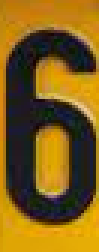
#> input picture Digits/Digit0.png, 33 x 84 px, given in place of plate.jpg, which was not available (shown 3 times larger)
$ jupyter execute 'Digits seperation.ipynb'
#> lines starting #> are read from the running program, lines starting #| are printed output that depends on the picture; after the words box and inside, x2 and y2 are one past the last pixel; in counts of white or black regions, pixels touching at a corner belong together; pictures that were not available may be replaced by others from this repository, and a replacement may not be noted
[cell 1]
import cv2
import numpy as np
from matplotlib import pyplot as plt
# %matplotlib inline

[cell 2]
img = cv2.imread("plate.jpg")
#> img is the input picture: shape (84, 33, 3); mean B, G, R 24.8, 93.9, 126.3
plt.imshow(cv2.cvtColor(img, cv2.COLOR_BGR2RGB))

[cell 3]
hsv = cv2.cvtColor(img, cv2.COLOR_BGR2HSV)
#> hsv: shape (84, 33, 3); mean H, S, V 47.2, 183.2, 130.2
blur_hsv = cv2.GaussianBlur(hsv, (11,11), cv2.BORDER_DEFAULT)
#> blur_hsv: shape (84, 33, 3); mean H, S, V 47.8, 182, 128.4
upper = np.array([40, 255, 255])
lower = np.array([20, 0, 0])
mask = cv2.inRange(blur_hsv, lower, upper)
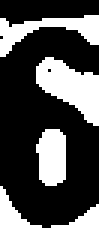
#> mask: shape (84, 33) (shown 3 times larger); 36.5% white; 4 white regions, box (x1, y1, x2, y2) and area: (0, 62, 33, 84) 395, (12, 19, 33, 42) 269, (0, 5, 33, 19) 187, (12, 43, 22, 62) 160
hsv_mask = cv2.bitwise_and(img, img, mask=mask)
# rgb = cv2.cvtColor(img, cv2.COLOR_HSV2GRAY)
plt.imshow(hsv_mask)

[cell 4]
gray = cv2.cvtColor(hsv_mask, cv2.COLOR_BGR2GRAY)
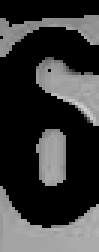
#> gray: shape (84, 33) (shown 3 times larger); min 0, max 211, mean 56.8
blur = cv2.GaussianBlur(gray, (11,11), cv2.BORDER_DEFAULT)
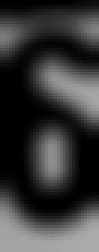
#> blur: shape (84, 33) (shown 3 times larger); min 0, max 171, mean 56.6
# contrast_enhanced = cv2.normalize(blur, None, alpha=41, beta=42, norm_type=cv2.NORM_MINMAX)
# _, binary_thresh = cv2.threshold(gray, 60, 255, cv2.THRESH_BINARY)
_, thresh = cv2.threshold(blur, 1, 255, cv2.THRESH_BINARY)
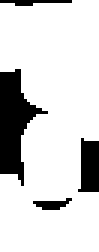
#> thresh: shape (84, 33) (shown 3 times larger); 83.4% white; 4 black regions
# [6 lines of commented-out code are left out]

plt.imshow(thresh, cmap="gray")

[cell 5]
contours, _ = cv2.findContours(thresh, cv2.RETR_EXTERNAL, cv2.CHAIN_APPROX_SIMPLE)
#> contours = 1 contour; box (x1, y1, x2, y2) and area: (0, 0, 33, 84) 2208
contour_img = img.copy()
cv2.drawContours(contour_img, contours, -1, (0, 255, 0), 1)
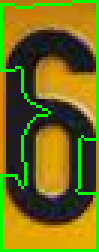
#> contour_img: shape (84, 33, 3) (shown 3 times larger); 9.63% of pixels changed, all inside (x1, y1, x2, y2) = (0, 0, 33, 84)
plt.imshow(contour_img)
img_cop = img.copy()

[cell 6]
largest_contour = max(contours, key=cv2.contourArea)
#> largest_contour = contour of 49 points, box (x1, y1, x2, y2) (0, 0, 33, 84), area 2208
x, y, w, h = cv2.boundingRect(largest_contour)
#> x = 0; y = 0; w = 33; h = 84

roi = img[y:y+h, x:x+w]
plt.imshow(cv2.cvtColor(roi, cv2.COLOR_BGR2RGB))
cv2.imwrite("closeup.png", roi)
#> Out = True

[cell 7]
roi_g = cv2.cvtColor(roi, cv2.COLOR_BGR2GRAY)
roi_b = cv2.GaussianBlur(roi_g, (11, 11), 0)
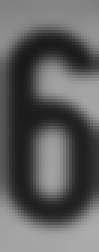
#> roi_b: shape (84, 33) (shown 3 times larger); min 25, max 172, mean 94.7
roi_thresh = cv2.adaptiveThreshold(roi_b, 255, cv2.ADAPTIVE_THRESH_MEAN_C, cv2.THRESH_BINARY_INV, 13, 8)
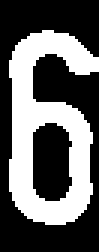
#> roi_thresh: shape (84, 33) (shown 3 times larger); 38.1% white; 1 white region
plt.imshow(roi_thresh, cmap="gray")

[cell 8]
roi_conts, _ = cv2.findContours(roi_thresh, cv2.RETR_EXTERNAL, cv2.CHAIN_APPROX_SIMPLE)
#> roi_conts = 1 contour; box (x1, y1, x2, y2) and area: (3, 10, 33, 75) 1249
roi_cop = roi.copy()
cv2.drawContours(roi_cop, roi_conts, -1, (0, 255, 0), 1)
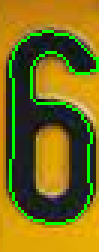
#> roi_cop: shape (84, 33, 3) (shown 3 times larger); 6.85% of pixels changed, all inside (x1, y1, x2, y2) = (3, 10, 33, 75)
plt.imshow(roi_cop)

[cell 9]
boxes = []
roi_cop = roi.copy()
increase_factor_w = 0.13
increase_factor_h = 0.3


average_area = sum(cv2.contourArea(cnt) for cnt in roi_conts) / len(roi_conts)
#> average_area = 1249
roi_conts = sorted(roi_conts, key=lambda cnt: cv2.boundingRect(cnt)[0])

for cnt in roi_conts:
    x, y, w, h = cv2.boundingRect(cnt)
    aspect_ratio = w / h
    if aspect_ratio < 0.8 and aspect_ratio > 0.2:
        cont_area = cv2.contourArea(cnt)
        if cont_area < average_area * 0.8:
            continue

        increase_width = w * increase_factor_w
        increase_height = h * increase_factor_h

        # Adjust x, y, w, h
        x = int(max(x - increase_width / 2, 0))  # Ensuring new_x doesn't go below 0
        y = int(max(y - increase_height / 2, 0))  # Ensuring new_y doesn't go below 0
        w = int(w + increase_width)
        h = int(h + increase_height)
        cont_area = cv2.contourArea(cnt)
        boxes.append((x, y, w, h))
        cv2.rectangle(roi_cop, (x, y), (x + w, y + h), (0, 255, 0), 1)
#> this loop made 1 pass
#> (x, y, w, h, aspect_ratio, increase_width, increase_height) on pass 1: (1, 0, 33, 84, 0.462, 3.9, 19.5)
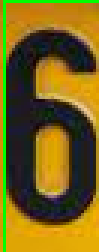
#> roi_cop: shape (84, 33, 3) (shown 3 times larger); 4.15% of pixels changed, all inside (x1, y1, x2, y2) = (1, 0, 33, 84)
#> after the loop, boxes = [(1, 0, 33, 84)]
plt.imshow(roi_cop)
average_area
#> Out = 1249

[cell 10]
for i, (x, y, w, h) in enumerate(boxes):
    cv2.imwrite(f"Digits/Digit{i}.png", roi[y:y+h, x:x+w])
#> this loop made 1 pass
#> pass 1, `cv2.imwrite(f"Digits/Digit{i}.png", roi[y:y+h, x:x+w])`:
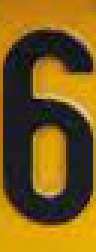
#> saved as Digit0.png: shape (84, 32, 3) (shown 3 times larger); mean B, G, R 25.3, 92.4, 123.7

$ run again, on Digits/Digit4.png
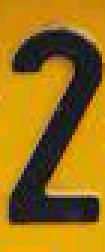
#> input picture Digits/Digit4.png, 35 x 84 px, given in place of plate.jpg, which was not available (shown 3 times larger)
#> img is the input picture: shape (84, 35, 3); mean B, G, R 22.4, 113.4, 154
#> hsv: shape (84, 35, 3); mean H, S, V 39.5, 199, 156.8
#> blur_hsv: shape (84, 35, 3); mean H, S, V 39.7, 198.5, 155.9
#> `mask = cv2.inRange(blur_hsv, lower, upper)`:
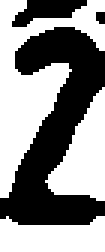
#> mask: shape (84, 35) (shown 3 times larger); 55.4% white; 3 black regions (1 under 20 px), largest, box (x1, y1, x2, y2) and area: (0, 9, 35, 75) 1171, (4, 0, 29, 9) 129
#> thresh: shape (84, 35); 97.9% white; black in thin lines or dots, all inside (x1, y1, x2, y2) = (8, 0, 35, 70)
#> contours = 1 contour; box (x1, y1, x2, y2) and area: (0, 0, 35, 84) 2786
#> contour_img: shape (84, 35, 3); 8.44% of pixels changed, all inside (x1, y1, x2, y2) = (0, 0, 35, 84)
#> largest_contour = contour of 17 points, box (x1, y1, x2, y2) (0, 0, 35, 84), area 2786
#> `x, y, w, h = cv2.boundingRect(largest_contour)`: x = 0; w = 35; h = 84
#> `cv2.imwrite("closeup.png", roi)`: Out = True
#> roi_thresh: shape (84, 35); 30.9% white; 1 white region
#> roi_conts = 1 contour; box (x1, y1, x2, y2) and area: (3, 10, 35, 75) 802
#> average_area = 801.5
#> the loop `for cnt in roi_conts:` made 1 pass
#> (x, y, w, h, aspect_ratio, increase_width, increase_height) on pass 1: (0, 0, 36, 84, 0.492, 4.16, 19.5)
#> after the loop `for cnt in roi_conts:`:
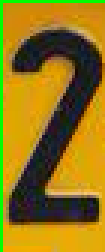
#> roi_cop: shape (84, 35, 3) (shown 3 times larger); 4.01% of pixels changed, all inside (x1, y1, x2, y2) = (0, 0, 35, 84)
#> after the loop `for cnt in roi_conts:`: boxes = [(0, 0, 36, 84)]
#> `average_area`: Out = 801.5
#> the loop `for i, (x, y, w, h) in enumerate(boxes):` made 1 pass

$ run again, on Digits/Digit5.png
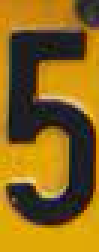
#> input picture Digits/Digit5.png, 33 x 84 px, given in place of plate.jpg, which was not available (shown 3 times larger)
#> img is the input picture: shape (84, 33, 3); mean B, G, R 27.4, 102.1, 137.2
#> hsv: shape (84, 33, 3); mean H, S, V 44.6, 181.9, 140.6
#> blur_hsv: shape (84, 33, 3); mean H, S, V 44.8, 181.1, 139.1
#> mask: shape (84, 33); 44.2% white; 3 white regions, box (x1, y1, x2, y2) and area: (0, 42, 33, 84) 784, (13, 10, 33, 41) 310, (0, 0, 27, 17) 130
#> thresh: shape (84, 33); 87.9% white; 5 black regions (3 under 20 px)
#> contours = 1 contour; box (x1, y1, x2, y2) and area: (0, 0, 33, 84) 2292
#> contour_img: shape (84, 33, 3); 11.08% of pixels changed, all inside (x1, y1, x2, y2) = (0, 0, 33, 84)
#> largest_contour = contour of 55 points, box (x1, y1, x2, y2) (0, 0, 33, 84), area 2292
#> `x, y, w, h = cv2.boundingRect(largest_contour)`: x = 0; w = 33; h = 84
#> `cv2.imwrite("closeup.png", roi)`: Out = True
#> roi_thresh: shape (84, 33); 36.2% white; 2 white regions
#> roi_conts = 2 contours; box (x1, y1, x2, y2) and area: (2, 11, 31, 75) 834, (25, 0, 33, 8) 38
#> average_area = 435.8
#> the loop `for cnt in roi_conts:` made 2 passes
#> (x, y, w, h, aspect_ratio, increase_width, increase_height) on pass 1: (0, 1, 32, 83, 0.453, 3.77, 19.2)
#> after the loop `for cnt in roi_conts:`: boxes = [(0, 1, 32, 83)]
#> `average_area`: Out = 435.8
#> the loop `for i, (x, y, w, h) in enumerate(boxes):` made 1 pass
#> pass 1, `cv2.imwrite(f"Digits/Digit{i}.png", roi[y:y+h, x:x+w])`:
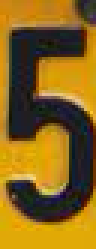
#> saved as Digit0.png: shape (83, 32, 3) (shown 3 times larger); mean B, G, R 27.8, 100.7, 135
